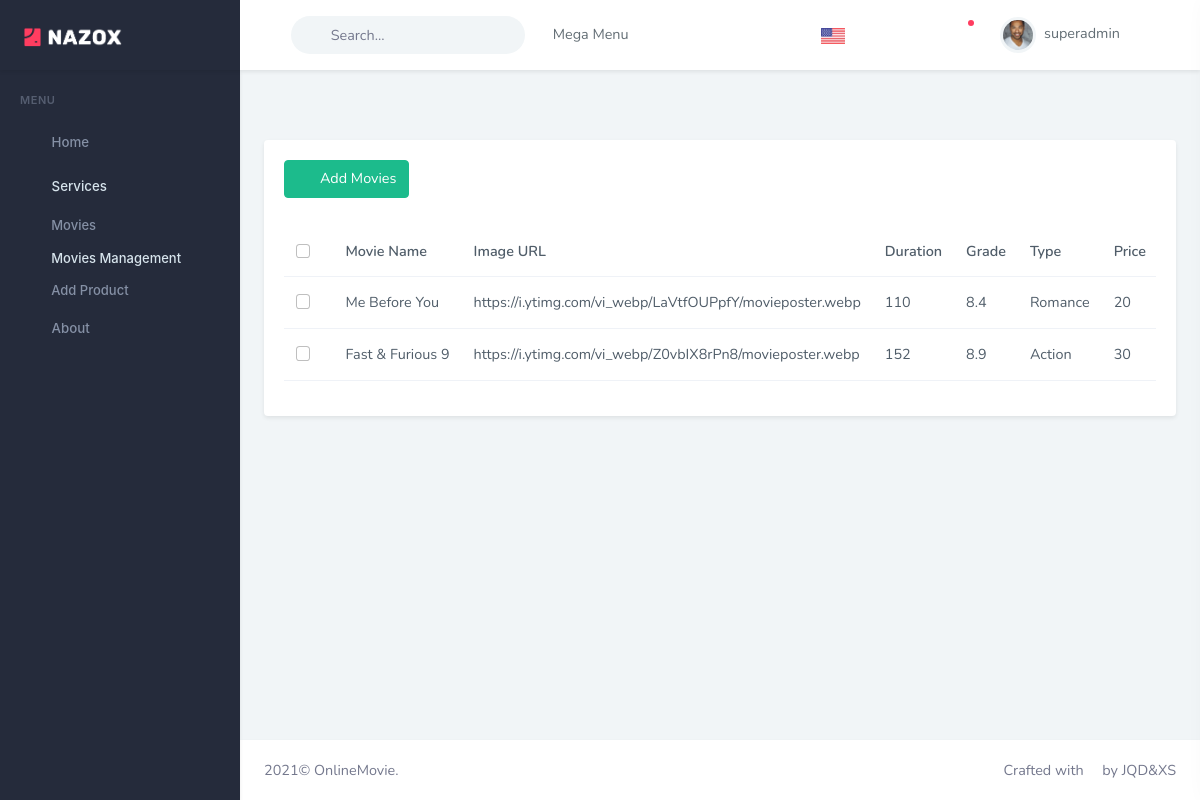
Screenshot of /about-us/movie_manage (signed in) with the database file from the repository.
### ecommerce/models.py (models this page shows)
class Movie(models.Model):
    name = models.CharField(max_length=100)
    img_url = models.URLField(max_length=1000)
    duration = models.IntegerField()
    grade = models.FloatField(default=0.0)
    type = models.CharField(max_length=100)
    watch_url = models.URLField(max_length=1000, null=True)
    price = models.IntegerField()
    features = models.CharField(max_length=200, default='Default')
    description = models.CharField(max_length=1000, default='None')
    meta_description = models.CharField(max_length=1000, default='None')
    country = models.CharField(max_length=100, default='Unknown')

### ecommerce/views.py (the view)
# urls.py: path('movie_manage',views.movie_page),
@csrf_exempt
def movie_page(request):
    all_movies = Movie.objects.all()  # select all movies in database
    paginator = Paginator(all_movies, 8)
    if request.method == "GET":
        page = request.GET.get('page')
        try:
            movies = paginator.page(page)
        except PageNotAnInteger:
            movies = paginator.page(1)
        except InvalidPage:
            return HttpResponse('404')
        except EmptyPage:
            movies = paginator.page(paginator.num_pages)
    return render(request,'menu/ecommerce/ecommerce-customers.html',{'movies':movies})

### templates/menu/ecommerce/ecommerce-customers.html (shortened to what this page needs)
{% extends 'partials/base.html' %}
{% load static %}
{% block extra_css %}
    <link href="{% static 'libs/datatables.net-bs4/css/dataTables.bootstrap4.min.css' %}" rel="stylesheet" type="text/css" />
    <link href="{% static 'libs/datatables.net-responsive-bs4/css/responsive.bootstrap4.min.css' %}" rel="stylesheet" type="text/css" />
{% endblock %}
{% block content %}
                        <div class="row">
                            <div class="col-lg-12">
                                <div class="card">
                                    <div class="card-body">
                                        <div>
                                            <a href="add-product" class="btn btn-success mb-2"><i class="mdi mdi-plus me-2"></i> Add Movies</a>
                                        </div>
                                        <div class="table-responsive mt-3">
                                            <table class="table table-centered datatable dt-responsive nowrap " style="border-collapse: collapse; border-spacing: 0; width: 100%;">
                                                <thead class="thead-light">
                                                    <tr>
                                                        <th style="width: 20px;">
                                                            <div class="form-check">
                                                                <input type="checkbox" class="form-check-input" id="checkboxall">
                                                                <label class="form-check-label mb-0" for="checkboxall">&nbsp;</label>
                                                            </div>
                                                        </th>
                                                        <th>Movie Name</th>
                                                        <th>Image URL</th>
                                                        <th>Duration</th>
                                                        <th>Grade</th>
                                                        <th>Type</th>
                                                        <th>Price</th>
                                                    </tr>
                                                </thead>
                                                <tbody>
                                                    {% for movie in movies %}
                                                    <tr>
                                                        <td>
                                                            <div class="form-check">
                                                                <input type="checkbox" name="chkbox" class="form-check-input" id="checkboxall2">
                                                                <label class="form-check-label mb-0" for="checkboxall2">&nbsp;</label>
                                                            </div>
                                                        </td>
                                                        <td>{{movie.name}}</td>
                                                        <td>{{movie.img_url}}</td>
                                                        <td>{{movie.duration}}</td>
                                                        <td>{{movie.grade}}</td>
                                                        <td>{{movie.type}}</td>
                                                        <td>{{movie.price}}</td>
                                                    </tr>
                                                    {% endfor %}
                                                </tbody>
                                            </table>
                                        </div>
                                    </div>
                                </div>
                            </div>
                        </div>
{% endblock %}

### templates/partials/header.html (shortened to what this page needs)
{% load static %}
{% block header %}
		<header id="page-topbar">
			<div class="navbar-header">
				<div class="d-flex">
					<div class="navbar-brand-box">
						<a href="{% url 'pages-faqs' %}" class="logo logo-light">
							<span class="logo-lg">
                                    <img src="{% static 'images/logo-light.png' %}" alt="logo-light" height="20">
                                </span>
						</a>
					</div>
					<button type="button" class="btn btn-sm px-3 font-size-24 header-item waves-effect" id="vertical-menu-btn"> <i class="ri-menu-2-line align-middle"></i>
					</button>
					<form class="app-search d-none d-lg-block">
						<div class="position-relative">
							<input type="text" class="form-control" placeholder="Search..."> <span class="ri-search-line"></span>
						</div>
					</form>
					<div class="dropdown dropdown-mega d-none d-lg-block ms-3">
						<button type="button" class="btn header-item waves-effect" data-bs-toggle="dropdown" aria-haspopup="false" aria-expanded="false" key="t-megamenu">Mega Menu <i class="mdi mdi-chevron-down"></i>
						</button>
					</div>
				</div>
				<div class="d-flex">
					<div class="dropdown d-inline-block">
						<button type="button" class="btn header-item waves-effect" data-bs-toggle="dropdown" aria-haspopup="true"
						aria-expanded="false">
						<img id="header-lang-img" src="{% static 'images/flags/us.jpg' %}" alt="Header Language" height="16" />
						</button>
					</div>
					<div class="dropdown d-none d-lg-inline-block ms-1">
						<button type="button" class="btn header-item noti-icon waves-effect" data-bs-toggle="dropdown" aria-haspopup="true" aria-expanded="false"> <i class="ri-apps-2-line"></i>
						</button>
					</div>
					<div class="dropdown d-none d-lg-inline-block ms-1">
						<button type="button" class="btn header-item noti-icon waves-effect" data-toggle="fullscreen"> <i class="ri-fullscreen-line"></i>
						</button>
					</div>
					<div class="dropdown d-inline-block">
						<button type="button" class="btn header-item noti-icon waves-effect" id="page-header-notifications-dropdown" data-bs-toggle="dropdown" aria-expanded="false"> <i class="ri-notification-3-line"></i>
							<span class="noti-dot"></span>
						</button>
					</div>
					<div class="dropdown d-inline-block user-dropdown">
						<button type="button" class="btn header-item waves-effect" id="page-header-user-dropdown" data-bs-toggle="dropdown" aria-haspopup="true" aria-expanded="false">
							<img class="rounded-circle header-profile-user" src="{% static 'images/users/avatar-2.jpg' %}" alt="Header Avatar"> <span class="d-none d-xl-inline-block ms-1">{{user.username}}</span>
							<i class="mdi mdi-chevron-down d-none d-xl-inline-block"></i>
						</button>
					</div>
					<div class="dropdown d-inline-block">
						<button type="button" class="btn header-item noti-icon right-bar-toggle waves-effect"> <i class="ri-settings-2-line"></i>
						</button>
					</div>
				</div>
			</div>
		</header>
{% endblock header %}

### rows the page displays
Movie: name "Me Before You", img_url "https://i.ytimg.com/vi_webp/LaVtfOUPpfY/movieposter.webp", duration "110", grade "8.4", type "Romance", price "20"
Movie: name "Fast & Furious 9", img_url "https://i.ytimg.com/vi_webp/Z0vbIX8rPn8/movieposter.webp", duration "152", grade "8.9", type "Action", price "30"

### other values shown
{{ user.username }} "superadmin"
